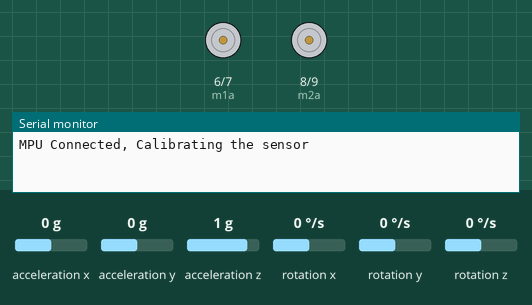
The sketch below on a simulated Arduino Uno, built with avr-gcc and run on an emulated ATmega328P. On the bench: motor-driver pin pairs drawn as motors (green arrow = first pin HIGH = forward, orange = second pin HIGH = backward, longer = more drive, scaled by the enable pin), the last lines printed to the serial monitor. The inputs (shaded band) are chosen by the test bench; at power-on: acceleration x 0 g, acceleration y 0 g, acceleration z 1 g, rotation x 0 °/s, rotation y 0 °/s, rotation z 0 °/s.

Above: at 0.1 s.
At 6.1 s:
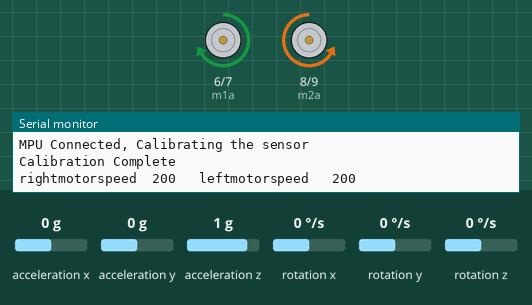
At 8.4 s:
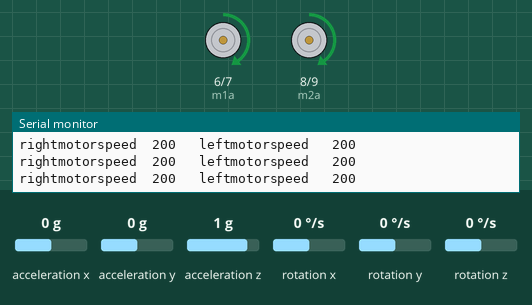
Timing chart, 0 to 9.9 s (numbered marks = the images above):
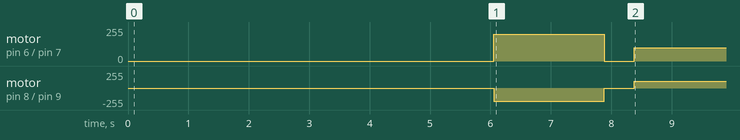

Measured:
- by itself, motor on pin 6 (m1a) / pin 7 (m1b): stopped → forward 200/255 at 6.1 s, → stopped 1.8 s later, → forward 100/255 0.50 s later
- by itself, motor on pin 8 (m2a) / pin 9 (m2b): stopped → backward 200/255 at 6.1 s, → stopped 1.8 s later, → forward 100/255 0.50 s later

The sketch:

pid.ino
```cpp
#include <Wire.h>
#include <MPU6050.h>

MPU6050 mpu;

float kp = 3.4, ki = 0.5, kd = 0.5;
float error = 0, previouserror = 0;
float integral = 0, derivative = 0;
float pidoutput;
float yawangle = 0;
unsigned long previous_time = 0;

const int wheeldia = 67;
const float wheelc = 3.141592653589793 * wheeldia;
int estimaterpm = 168;
float yawrate = 0;
float calibratedyawrate = 0;

const int m1a = 6;
const int m1b = 7;
const int m2a = 8;
const int m2b = 9;
const int ena = 3;
const int enb = 5;

void PID() {
  readgyro();
  error = 0 - yawrate;
  integral += error;
  derivative = error - previouserror;

  pidoutput = kp * error + ki * integral + kd * derivative;
  previouserror = error;

  int basespeed = 200;
  int leftmotorspeed = constrain(basespeed + pidoutput, 0, 255);
  int rightmotorspeed = constrain(basespeed - pidoutput, 0, 255);

  analogWrite(ena, rightmotorspeed);
  analogWrite(enb, leftmotorspeed);

  Serial.print("rightmotorspeed  ");
  Serial.print(rightmotorspeed);
  Serial.print("   leftmotorspeed   ");
  Serial.println(leftmotorspeed);
}

void controlmotor(char cmd, long duration) {
  unsigned long starttime = millis();
  unsigned long currenttime;

  while ((currenttime = millis()) - starttime < duration) {
    PID();
    switch (cmd) {
      case 'f':
        digitalWrite(m1a, HIGH);
        digitalWrite(m1b, LOW);
        digitalWrite(m2a, LOW);
        digitalWrite(m2b, HIGH);
        break;
      case 'b':
        digitalWrite(m1a, LOW);
        digitalWrite(m1b, HIGH);
        digitalWrite(m2a, HIGH);
        digitalWrite(m2b, LOW);
        break;
      case 'r':
        digitalWrite(m1a, HIGH);
        digitalWrite(m1b, LOW);
        digitalWrite(m2a, HIGH);
        digitalWrite(m2b, LOW);
        break;
      case 'l':
        digitalWrite(m1a, LOW);
        digitalWrite(m1b, HIGH);
        digitalWrite(m2a, LOW);
        digitalWrite(m2b, HIGH);
        break;
      case 's':
        digitalWrite(m1a, LOW);
        digitalWrite(m1b, LOW);
        digitalWrite(m2a, LOW);
        digitalWrite(m2b, LOW);
        return;
    }
  }

  // Stop motors after motion
  digitalWrite(m1a, LOW);
  digitalWrite(m1b, LOW);
  digitalWrite(m2a, LOW);
  digitalWrite(m2b, LOW);
}

void cal(float distance) {
  float distancemm = distance * 10;
  float numofrev = distancemm / wheelc;
  float timeperrev = 60.0 / estimaterpm;
  float totaltimesec = numofrev * timeperrev;
  unsigned long totaltimems = totaltimesec * 1000;
  controlmotor('f', totaltimems);
}

void turn(float target_angle) {
  int turnspeed = 100;
  analogWrite(ena, turnspeed);
  analogWrite(enb, turnspeed);

  yawangle = 0;
  unsigned long currenttime = millis();
  previous_time = currenttime;

  while (abs(target_angle - yawangle) > 1.0) {
    currenttime = millis();
    float deltatime = (currenttime - previous_time) / 1000.0;
    previous_time = currenttime;
    readgyro();
    yawangle += yawrate * deltatime;


    if (target_angle > yawangle) {
      digitalWrite(m1a, HIGH);
      digitalWrite(m1b, LOW);
      digitalWrite(m2a, HIGH);
      digitalWrite(m2b, LOW);
    } else {
      digitalWrite(m1a, HIGH);
      digitalWrite(m1b, LOW);
      digitalWrite(m2a, LOW);
      digitalWrite(m2b, HIGH);
    }
    if (yawangle == target_angle / 2) {
      turnspeed = 50;
    }else if (yawangle == target_angle / 3) {
      turnspeed = 30;

    } else if (yawangle == target_angle / 4) {
      turnspeed = 20;

    } else if (yawangle == target_angle / 5) {
      turnspeed = 15;
    }

  }

  // Stop motors after turning
  digitalWrite(m1a, LOW);
  digitalWrite(m1b, LOW);
  digitalWrite(m2a, LOW);
  digitalWrite(m2b, LOW);
}


void readgyro() {
  int16_t gx, gy, gz;
  mpu.getRotation(&gx, &gy, &gz);
  yawrate = (float)gz / 65.5;
  yawrate -= calibratedyawrate;
}


// your original untouched square function
void square() {
  for (int i = 0; i < 4; i++) {
    cal(107);
    delay(500);
    turn(69);
    delay(500);
  }
}

void setup() {
  Wire.begin();
  Serial.begin(9600);

  pinMode(m1a, OUTPUT);
  pinMode(m1b, OUTPUT);
  pinMode(m2a, OUTPUT);
  pinMode(m2b, OUTPUT);
  pinMode(ena, OUTPUT);
  pinMode(enb, OUTPUT);

  analogWrite(ena, 150);
  analogWrite(enb, 150);

  mpu.initialize();
  mpu.setFullScaleGyroRange(MPU6050_GYRO_FS_500);

  if (!mpu.testConnection()) {
    Serial.println("MPU not Connected ");
    while (1)
      ;
  }

  Serial.println("MPU Connected, Calibrating the sensor");

  for (int i = 0; i < 2000; i++) {
    int16_t gx, gy, gz;
    mpu.getRotation(&gx, &gy, &gz);
    yawrate += (float)gz / 65.5;
    delay(1);
  }

  calibratedyawrate = yawrate / 2000;
  Serial.println("Calibration Complete");

  square();
}

void loop() {
  // nothing here yet
}
```
